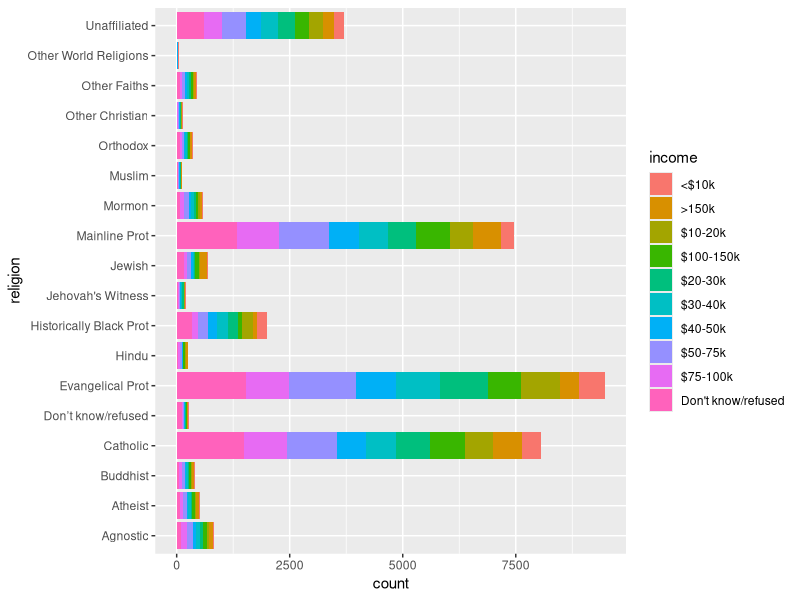
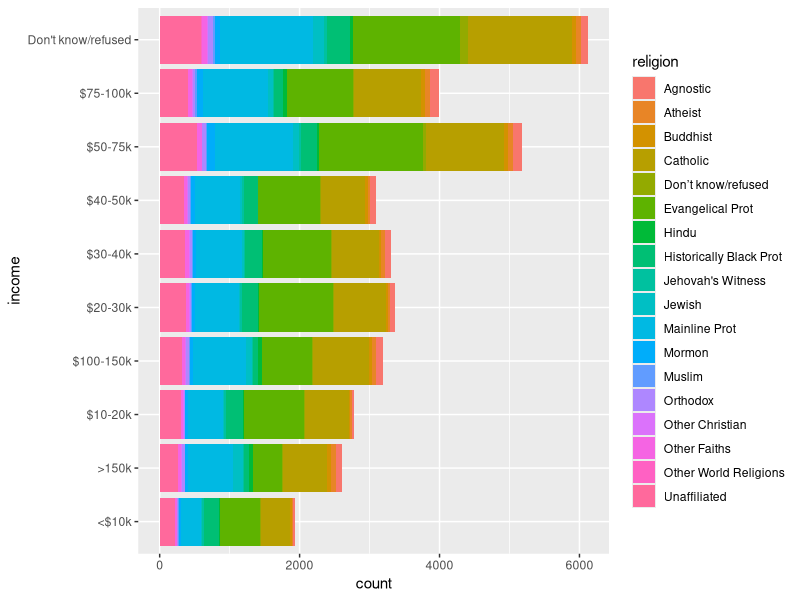

Here is the R script that generated these plots, in order:
## ---- chunk 1
knitr::opts_chunk$set(include = TRUE, echo = TRUE)
options(dplyr.summarise.inform = FALSE)
## ---- chunk 2
library(tidyverse)
library(readxl)
## ---- chunk 3
data(relig_income) # Load the data set.
relig_income
## ---- chunk 4
relig_income_tdy <- 
  relig_income %>% 
    pivot_longer(-religion, names_to = "income", values_to = "count")
## ---- chunk 5
ggplot(relig_income_tdy) + 
  geom_col(aes(y = religion, x = count, fill = income)) 
## ---- chunk 6
ggplot(relig_income_tdy) + 
  geom_col(aes(y = income, x = count, fill = religion))
